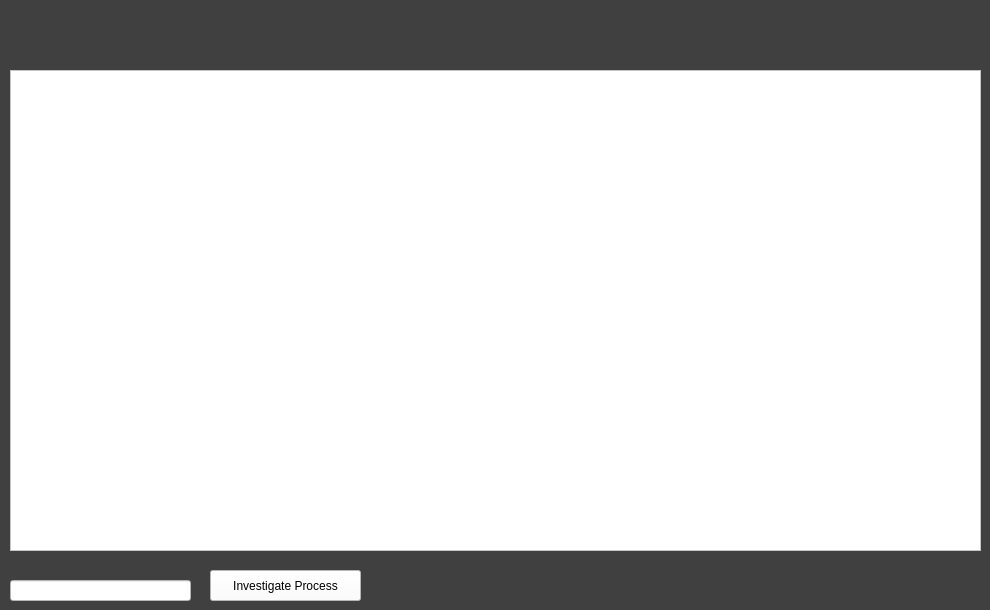
<?xml version="1.0" encoding="UTF-8"?>
<ui version="4.0">
 <class>MainWindow</class>
 <widget class="QMainWindow" name="MainWindow">
  <property name="geometry">
   <rect>
    <x>0</x>
    <y>0</y>
    <width>990</width>
    <height>610</height>
   </rect>
  </property>
  <property name="windowTitle">
   <string>PeaceMaker</string>
  </property>
  <property name="windowIcon">
   <iconset resource="AssetResources.qrc">
    <normaloff>:/assets/PeaceMakerIcon.ico</normaloff>:/assets/PeaceMakerIcon.ico</iconset>
  </property>
  <property name="styleSheet">
   <string notr="true">background-color: #404040;</string>
  </property>
  <widget class="QWidget" name="centralwidget">
   <widget class="QLabel" name="LogoLabel">
    <property name="geometry">
     <rect>
      <x>20</x>
      <y>20</y>
      <width>225</width>
      <height>36</height>
     </rect>
    </property>
    <property name="text">
     <string>&lt;html&gt;&lt;head/&gt;&lt;body&gt;&lt;p&gt;&lt;img src=&quot;:/assets/PeaceMakerLogo.png&quot;/&gt;&lt;/p&gt;&lt;/body&gt;&lt;/html&gt;</string>
    </property>
   </widget>
   <widget class="ClickableTab" name="AlertsLabel" native="true">
    <property name="geometry">
     <rect>
      <x>350</x>
      <y>30</y>
      <width>95</width>
      <height>28</height>
     </rect>
    </property>
    <property name="text" stdset="0">
     <string>&lt;img src=&quot;:/assets/AlertsTabInactive.png&quot;/&gt;</string>
    </property>
   </widget>
   <widget class="ClickableTab" name="ProcessesLabel" native="true">
    <property name="geometry">
     <rect>
      <x>500</x>
      <y>30</y>
      <width>147</width>
      <height>28</height>
     </rect>
    </property>
    <property name="text" stdset="0">
     <string>&lt;img src=&quot;:/assets/ProcessesTabInactive.png&quot;/&gt;</string>
    </property>
   </widget>
   <widget class="ClickableTab" name="FiltersLabel" native="true">
    <property name="geometry">
     <rect>
      <x>700</x>
      <y>30</y>
      <width>96</width>
      <height>28</height>
     </rect>
    </property>
    <property name="text" stdset="0">
     <string>&lt;img src=&quot;:/assets/FiltersTabInactive.png&quot;/&gt;</string>
    </property>
   </widget>
   <widget class="ClickableTab" name="ConfigLabel" native="true">
    <property name="geometry">
     <rect>
      <x>850</x>
      <y>30</y>
      <width>89</width>
      <height>28</height>
     </rect>
    </property>
    <property name="text" stdset="0">
     <string>&lt;img src=&quot;:/assets/ConfigTabInactive.png&quot;/&gt;</string>
    </property>
   </widget>
   <widget class="QTableWidget" name="AlertsTable">
    <property name="geometry">
     <rect>
      <x>10</x>
      <y>70</y>
      <width>971</width>
      <height>481</height>
     </rect>
    </property>
    <property name="styleSheet">
     <string notr="true">background: white;</string>
    </property>
   </widget>
   <widget class="QTableWidget" name="ProcessesTable">
    <property name="geometry">
     <rect>
      <x>10</x>
      <y>70</y>
      <width>971</width>
      <height>481</height>
     </rect>
    </property>
    <property name="styleSheet">
     <string notr="true">background: white;</string>
    </property>
   </widget>
   <widget class="QTableWidget" name="FiltersTable">
    <property name="geometry">
     <rect>
      <x>10</x>
      <y>70</y>
      <width>971</width>
      <height>481</height>
     </rect>
    </property>
    <property name="styleSheet">
     <string notr="true">background: white;</string>
    </property>
   </widget>
   <widget class="QLabel" name="CopyrightLabel">
    <property name="geometry">
     <rect>
      <x>700</x>
      <y>580</y>
      <width>280</width>
      <height>18</height>
     </rect>
    </property>
    <property name="text">
     <string>&lt;img src=&quot;:/assets/Copyright.png&quot;/&gt;</string>
    </property>
   </widget>
   <widget class="QPushButton" name="InvestigateProcessButton">
    <property name="geometry">
     <rect>
      <x>210</x>
      <y>570</y>
      <width>151</width>
      <height>31</height>
     </rect>
    </property>
    <property name="styleSheet">
     <string notr="true">background: white;</string>
    </property>
    <property name="text">
     <string>Investigate Process</string>
    </property>
   </widget>
   <widget class="QLineEdit" name="ProcessSearch">
    <property name="geometry">
     <rect>
      <x>10</x>
      <y>580</y>
      <width>181</width>
      <height>21</height>
     </rect>
    </property>
    <property name="styleSheet">
     <string notr="true">background: white;</string>
    </property>
   </widget>
   <zorder>FiltersTable</zorder>
   <zorder>LogoLabel</zorder>
   <zorder>AlertsLabel</zorder>
   <zorder>ProcessesLabel</zorder>
   <zorder>FiltersLabel</zorder>
   <zorder>ConfigLabel</zorder>
   <zorder>ProcessesTable</zorder>
   <zorder>AlertsTable</zorder>
   <zorder>CopyrightLabel</zorder>
   <zorder>InvestigateProcessButton</zorder>
   <zorder>ProcessSearch</zorder>
  </widget>
 </widget>
 <customwidgets>
  <customwidget>
   <class>ClickableTab</class>
   <extends>QWidget</extends>
   <header>clickabletab.h</header>
  </customwidget>
 </customwidgets>
 <resources>
  <include location="AssetResources.qrc"/>
 </resources>
 <connections/>
</ui>
